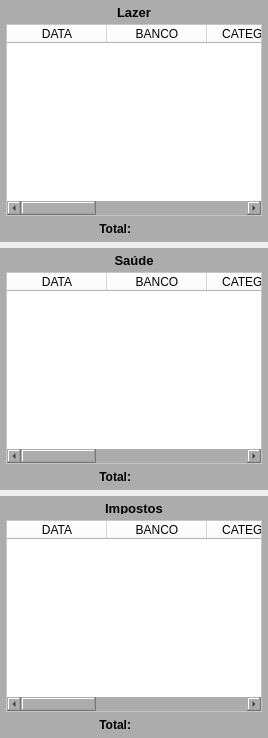
        <widget class="QWidget" name="widget_32" native="true">
         <layout class="QVBoxLayout" name="verticalLayout_2">
          <property name="leftMargin">
           <number>0</number>
          </property>
          <property name="topMargin">
           <number>0</number>
          </property>
          <property name="rightMargin">
           <number>0</number>
          </property>
          <property name="bottomMargin">
           <number>0</number>
          </property>
          <item>
           <widget class="QWidget" name="widget_13" native="true">
            <property name="styleSheet">
             <string notr="true">background-color: rgb(172, 172, 172);</string>
            </property>
            <layout class="QVBoxLayout" name="verticalLayout_10">
             <property name="spacing">
              <number>6</number>
             </property>
             <property name="leftMargin">
              <number>6</number>
             </property>
             <property name="topMargin">
              <number>6</number>
             </property>
             <property name="rightMargin">
              <number>6</number>
             </property>
             <property name="bottomMargin">
              <number>6</number>
             </property>
             <item>
              <widget class="QLabel" name="label_13">
               <property name="minimumSize">
                <size>
                 <width>0</width>
                 <height>12</height>
                </size>
               </property>
               <property name="maximumSize">
                <size>
                 <width>16777215</width>
                 <height>12</height>
                </size>
               </property>
               <property name="font">
                <font>
                 <pointsize>10</pointsize>
                 <weight>75</weight>
                 <bold>true</bold>
                </font>
               </property>
               <property name="text">
                <string>Lazer</string>
               </property>
               <property name="alignment">
                <set>Qt::AlignCenter</set>
               </property>
              </widget>
             </item>
             <item>
              <widget class="QTableWidget" name="table_Lazer">
               <property name="sizePolicy">
                <sizepolicy hsizetype="Preferred" vsizetype="Preferred">
                 <horstretch>0</horstretch>
                 <verstretch>0</verstretch>
                </sizepolicy>
               </property>
               <property name="styleSheet">
                <string notr="true">background-color: rgb(255, 255, 255);</string>
               </property>
               <column>
                <property name="text">
                 <string>DATA</string>
                </property>
               </column>
               <column>
                <property name="text">
                 <string>BANCO</string>
                </property>
               </column>
               <column>
                <property name="text">
                 <string>CATEGORIA</string>
                </property>
               </column>
               <column>
                <property name="text">
                 <string>SAÍDA</string>
                </property>
               </column>
               <column>
                <property name="text">
                 <string>ESTABEL.</string>
                </property>
               </column>
               <column>
                <property name="text">
                 <string>OBS</string>
                </property>
               </column>
              </widget>
             </item>
             <item>
              <widget class="QWidget" name="widget_24" native="true">
               <property name="maximumSize">
                <size>
                 <width>16777215</width>
                 <height>18</height>
                </size>
               </property>
               <layout class="QHBoxLayout" name="horizontalLayout_12">
                <property name="leftMargin">
                 <number>0</number>
                </property>
                <property name="topMargin">
                 <number>0</number>
                </property>
                <property name="rightMargin">
                 <number>0</number>
                </property>
                <property name="bottomMargin">
                 <number>0</number>
                </property>
                <item>
                 <widget class="QLabel" name="label_20">
                  <property name="font">
                   <font>
                    <weight>75</weight>
                    <bold>true</bold>
                   </font>
                  </property>
                  <property name="text">
                   <string>Total:</string>
                  </property>
                  <property name="alignment">
                   <set>Qt::AlignRight|Qt::AlignTrailing|Qt::AlignVCenter</set>
                  </property>
                 </widget>
                </item>
                <item>
                 <widget class="QLabel" name="label_Lazer">
                  <property name="font">
                   <font>
                    <weight>75</weight>
                    <bold>true</bold>
                   </font>
                  </property>
                  <property name="text">
                   <string/>
                  </property>
                 </widget>
                </item>
               </layout>
              </widget>
             </item>
            </layout>
           </widget>
          </item>
          <item>
           <widget class="QWidget" name="widget_10" native="true">
            <property name="styleSheet">
             <string notr="true">background-color: rgb(172, 172, 172);</string>
            </property>
            <layout class="QVBoxLayout" name="verticalLayout_4">
             <property name="spacing">
              <number>6</number>
             </property>
             <property name="leftMargin">
              <number>6</number>
             </property>
             <property name="topMargin">
              <number>6</number>
             </property>
             <property name="rightMargin">
              <number>6</number>
             </property>
             <property name="bottomMargin">
              <number>6</number>
             </property>
             <item>
              <widget class="QLabel" name="label_7">
               <property name="minimumSize">
                <size>
                 <width>0</width>
                 <height>12</height>
                </size>
               </property>
               <property name="maximumSize">
                <size>
                 <width>16777215</width>
                 <height>12</height>
                </size>
               </property>
               <property name="font">
                <font>
                 <pointsize>10</pointsize>
                 <weight>75</weight>
                 <bold>true</bold>
                </font>
               </property>
               <property name="text">
                <string>Saúde</string>
               </property>
               <property name="alignment">
                <set>Qt::AlignCenter</set>
               </property>
              </widget>
             </item>
             <item>
              <widget class="QTableWidget" name="table_Saude">
               <property name="sizePolicy">
                <sizepolicy hsizetype="Preferred" vsizetype="Preferred">
                 <horstretch>0</horstretch>
                 <verstretch>0</verstretch>
                </sizepolicy>
               </property>
               <property name="styleSheet">
                <string notr="true">background-color: rgb(255, 255, 255);</string>
               </property>
               <column>
                <property name="text">
                 <string>DATA</string>
                </property>
               </column>
               <column>
                <property name="text">
                 <string>BANCO</string>
                </property>
               </column>
               <column>
                <property name="text">
                 <string>CATEGORIA</string>
                </property>
               </column>
               <column>
                <property name="text">
                 <string>SAÍDA</string>
                </property>
               </column>
               <column>
                <property name="text">
                 <string>ESTABEL.</string>
                </property>
               </column>
               <column>
                <property name="text">
                 <string>OBS</string>
                </property>
               </column>
              </widget>
             </item>
             <item>
              <widget class="QWidget" name="widget_23" native="true">
               <property name="maximumSize">
                <size>
                 <width>16777215</width>
                 <height>18</height>
                </size>
               </property>
               <layout class="QHBoxLayout" name="horizontalLayout_11">
                <property name="leftMargin">
                 <number>0</number>
                </property>
                <property name="topMargin">
                 <number>0</number>
                </property>
                <property name="rightMargin">
                 <number>0</number>
                </property>
                <property name="bottomMargin">
                 <number>0</number>
                </property>
                <item>
                 <widget class="QLabel" name="label_18">
                  <property name="font">
                   <font>
                    <weight>75</weight>
                    <bold>true</bold>
                   </font>
                  </property>
                  <property name="text">
                   <string>Total:</string>
                  </property>
                  <property name="alignment">
                   <set>Qt::AlignRight|Qt::AlignTrailing|Qt::AlignVCenter</set>
                  </property>
                 </widget>
                </item>
                <item>
                 <widget class="QLabel" name="label_Saude">
                  <property name="font">
                   <font>
                    <weight>75</weight>
                    <bold>true</bold>
                   </font>
                  </property>
                  <property name="text">
                   <string/>
                  </property>
                 </widget>
                </item>
               </layout>
              </widget>
             </item>
            </layout>
           </widget>
          </item>
          <item>
           <widget class="QWidget" name="widget_36" native="true">
            <property name="styleSheet">
             <string notr="true">background-color: rgb(172, 172, 172);</string>
            </property>
            <layout class="QVBoxLayout" name="verticalLayout_18">
             <property name="spacing">
              <number>6</number>
             </property>
             <property name="leftMargin">
              <number>6</number>
             </property>
             <property name="topMargin">
              <number>6</number>
             </property>
             <property name="rightMargin">
              <number>6</number>
             </property>
             <property name="bottomMargin">
              <number>6</number>
             </property>
             <item>
              <widget class="QLabel" name="label_27">
               <property name="minimumSize">
                <size>
                 <width>0</width>
                 <height>12</height>
                </size>
               </property>
               <property name="maximumSize">
                <size>
                 <width>16777215</width>
                 <height>12</height>
                </size>
               </property>
               <property name="font">
                <font>
                 <pointsize>10</pointsize>
                 <weight>75</weight>
                 <bold>true</bold>
                </font>
               </property>
               <property name="text">
                <string>Impostos</string>
               </property>
               <property name="alignment">
                <set>Qt::AlignCenter</set>
               </property>
              </widget>
             </item>
             <item>
              <widget class="QTableWidget" name="table_Impostos">
               <property name="sizePolicy">
                <sizepolicy hsizetype="Preferred" vsizetype="Preferred">
                 <horstretch>0</horstretch>
                 <verstretch>0</verstretch>
                </sizepolicy>
               </property>
               <property name="styleSheet">
                <string notr="true">background-color: rgb(255, 255, 255);</string>
               </property>
               <column>
                <property name="text">
                 <string>DATA</string>
                </property>
               </column>
               <column>
                <property name="text">
                 <string>BANCO</string>
                </property>
               </column>
               <column>
                <property name="text">
                 <string>CATEGORIA</string>
                </property>
               </column>
               <column>
                <property name="text">
                 <string>SAÍDA</string>
                </property>
               </column>
               <column>
                <property name="text">
                 <string>ESTABEL.</string>
                </property>
               </column>
               <column>
                <property name="text">
                 <string>OBS</string>
                </property>
               </column>
              </widget>
             </item>
             <item>
              <widget class="QWidget" name="widget_37" native="true">
               <property name="maximumSize">
                <size>
                 <width>16777215</width>
                 <height>18</height>
                </size>
               </property>
               <layout class="QHBoxLayout" name="horizontalLayout_19">
                <property name="leftMargin">
                 <number>0</number>
                </property>
                <property name="topMargin">
                 <number>0</number>
                </property>
                <property name="rightMargin">
                 <number>0</number>
                </property>
                <property name="bottomMargin">
                 <number>0</number>
                </property>
                <item>
                 <widget class="QLabel" name="label_28">
                  <property name="font">
                   <font>
                    <weight>75</weight>
                    <bold>true</bold>
                   </font>
                  </property>
                  <property name="text">
                   <string>Total:</string>
                  </property>
                  <property name="alignment">
                   <set>Qt::AlignRight|Qt::AlignTrailing|Qt::AlignVCenter</set>
                  </property>
                 </widget>
                </item>
                <item>
                 <widget class="QLabel" name="label_Impostos">
                  <property name="font">
                   <font>
                    <weight>75</weight>
                    <bold>true</bold>
                   </font>
                  </property>
                  <property name="text">
                   <string/>
                  </property>
                 </widget>
                </item>
               </layout>
              </widget>
             </item>
            </layout>
           </widget>
          </item>
         </layout>
        </widget>
